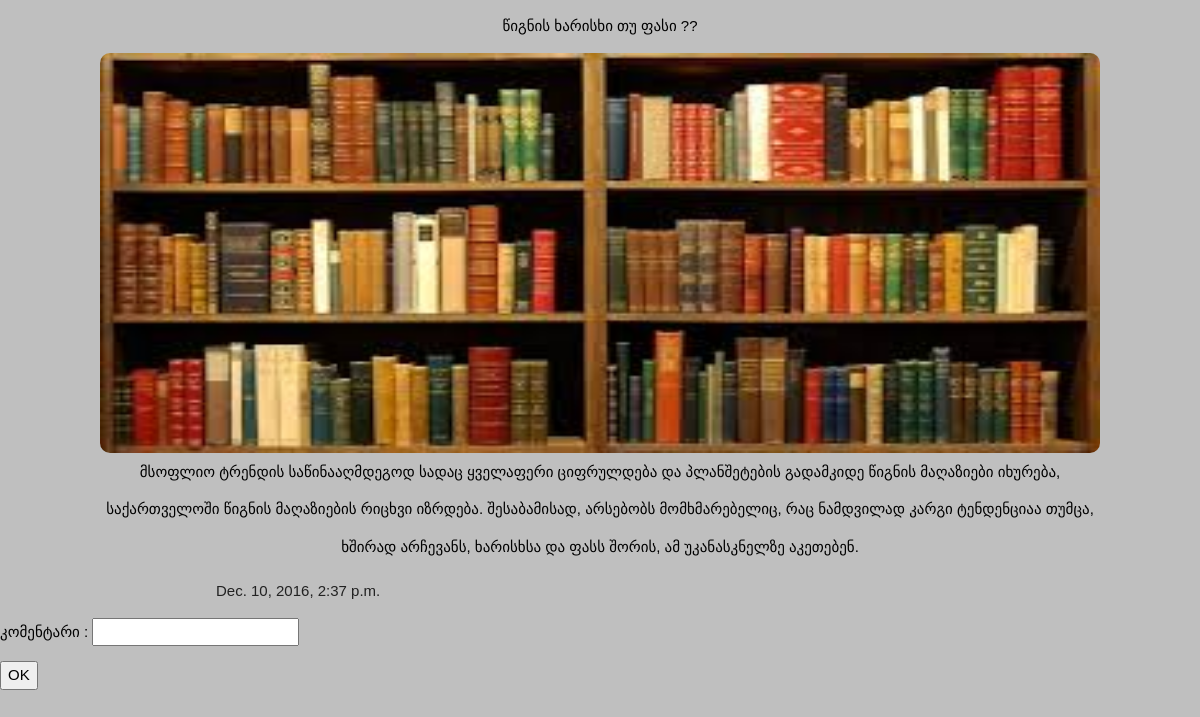
Page /sing/app/5/srulad/ on the earlier database version.
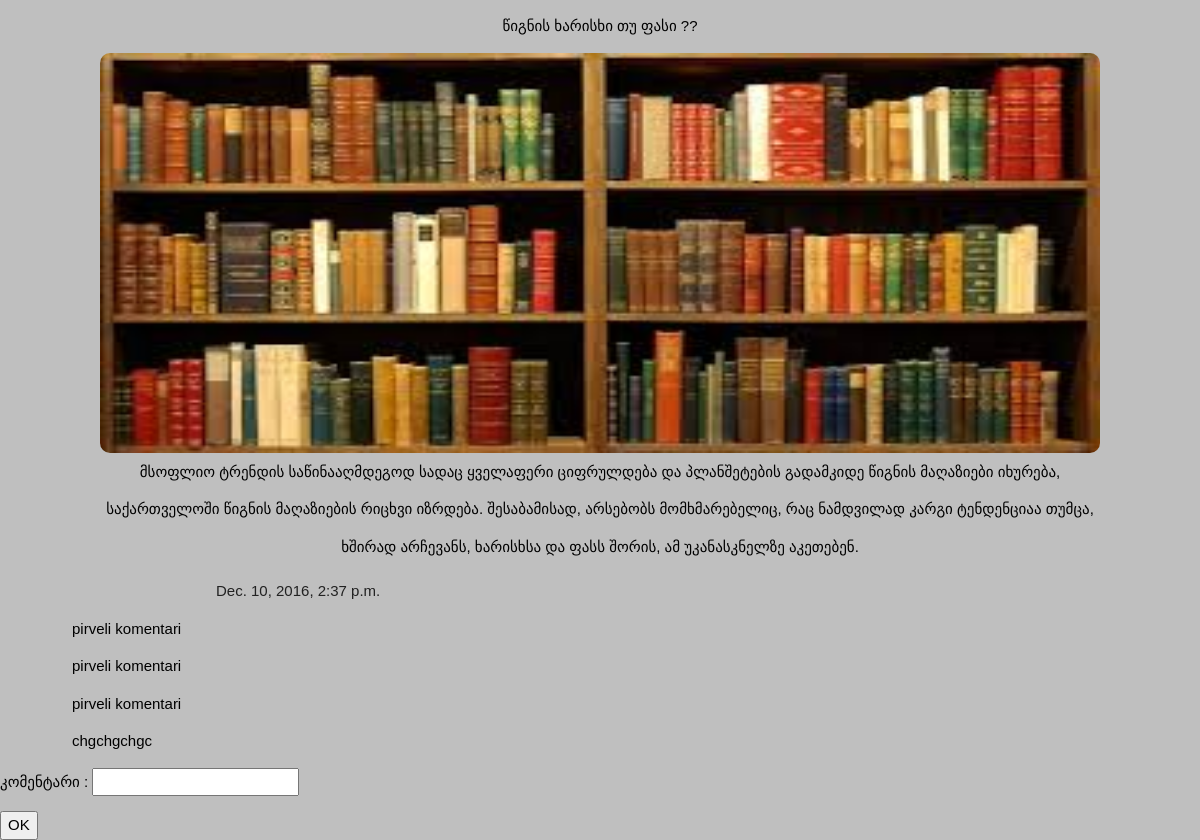
Same page on the later database version.
### app/models.py (models this page shows)
class Comment(models.Model):
	posti=models.ForeignKey(Post,on_delete=models.CASCADE,verbose_name=_("პოსტი"))
	komentari=models.CharField(verbose_name="კომენტარი",max_length=200)
	def __str__(self):
		return self.komentari
	class Meta:
		verbose_name_plural=_("კომენტარები")

### app/views.py (the view)
# urls.py: url(r'^(?P<posti_id>[0-9]+)/srulad/$',srulad,name="srulad"),
def srulad(request,posti_id):
	form=CommentForm()
	posti_srulad=Post.objects.get(pk=posti_id)
	if request.method=="POST":
		posti_srulad.comment_set.create(
			komentari=request.POST.get("new_comment"))
	return render(request,'app/srulad.html',{"posti":posti_srulad,"form":form})

### app/forms.py
class CommentForm(forms.Form):
    new_comment = forms.CharField(label='კომენტარი ', max_length=100)
    class Meta:
    	model= Comment
    	fields=('kometari',)

### templates/app/srulad.html (shortened to what this page needs)
<!DOCTYPE html>
<html>
<head>
{% load static %}
<link rel="stylesheet" href="{% static 'css/new.css' %}">
</head>
<body style="background-color: rgb(191, 191, 191);">
	<p style="text-align: center;" >{{posti.postis_satauri}}</p>
	<img src="{{posti.surati.url}}" alt="some_text" style="width: 1000px; height: 400px; margin: auto; display: block; border-radius: 10px;">
	<p style="text-align: center; line-height: 2.5em; display: block; margin: auto; width: 1024px;">{{posti.postis_contenti}}</p>
	<p style="display: block; padding-left: 18%; color: rgb(34, 34, 34);">{{posti.sheqmnis_dro}}</p>
	{% for i in posti.comment_set.all %}
		<p style="padding-left: 6%;">{{i}}</p>
	{% endfor %}
 <form action="" method="POST">
 	{{ form.as_p}}
	<input type="submit" value="OK">
</form>
</body>
</html>

Differences in the rows shown:
added Comment: komentari "pirveli komentari"
added Comment: komentari "pirveli komentari"
added Comment: komentari "pirveli komentari"
added Comment: komentari "chgchgchgc"
